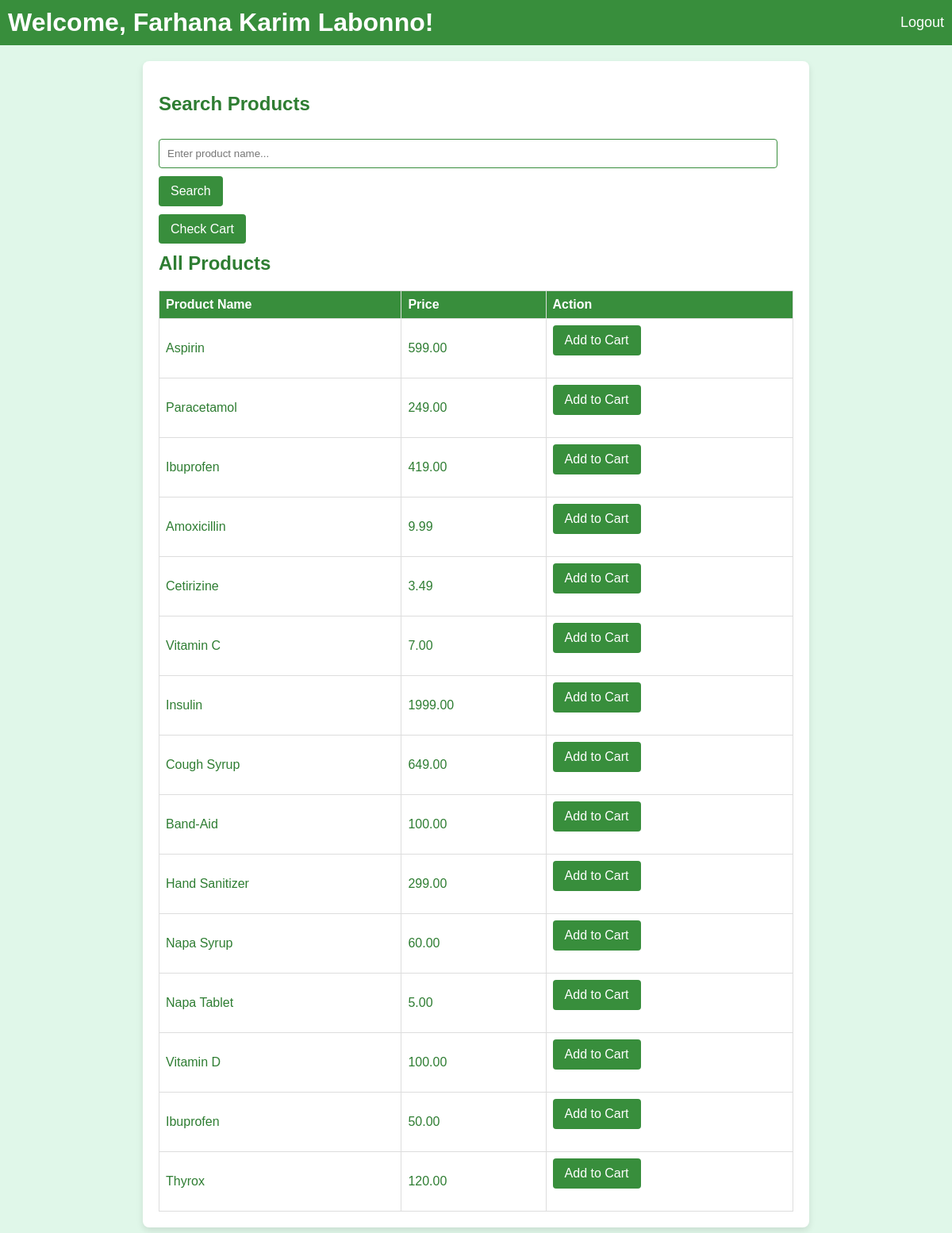
/pharmacy_system/user/user_dashboard.php (signed in), run on the app's committed database.
### tables this page shows
CREATE TABLE `products` (
  `product_id` int(11) NOT NULL,
  `product_name` varchar(255) NOT NULL,
  `price` decimal(10,2) NOT NULL
);

### pharmacy_system/user/user_dashboard.php (the view, shortened to what this page needs)
<?php
include '../db.php';
$all_products = [];
$sql = "SELECT product_name, price FROM products";
$result = $conn->query($sql);
if ($result->num_rows > 0) {
    while ($row = $result->fetch_assoc()) {
        $all_products[] = $row;
    }
}
?>
<!DOCTYPE html>
<html lang="en">
<head>
</head>
<body>
    <header>
        <h1>Welcome, <?php echo htmlspecialchars($_SESSION['username']); ?>!</h1>
        <a href="logout.php">Logout</a>
    </header>
    <main>
        <h2>Search Products</h2>
        <form action="user_dashboard.php" method="POST">
            <input type="search" name="search_query" placeholder="Enter product name..." required>
            <button type="submit" name="search">Search</button>
        </form>
        <a href="user_add_to_cart.php" style="text-decoration: none; background-color: #388e3c; color: white; padding: 10px 15px; border-radius: 4px;">Check Cart</a>
        <h2>All Products</h2>
        <table>
            <thead>
                <tr>
                    <th>Product Name</th>
                    <th>Price</th>
                    <th>Action</th>
                </tr>
            </thead>
            <tbody>
                <?php foreach ($all_products as $product): ?>
                    <tr>
                        <td><?php echo htmlspecialchars($product['product_name']); ?></td>
                        <td><?php echo htmlspecialchars($product['price']); ?></td>
                        <td>
                            <form action="user_dashboard.php" method="POST">
                                <button type="submit" name="add_to_cart">Add to Cart</button>
                            </form>
                        </td>
                    </tr>
                <?php endforeach; ?>
            </tbody>
        </table>
    </main>
</body>
</html>

### pharmacy_system/user/user_dashboard.php (style rules this page uses)
body { font-family: Arial, sans-serif; background-color: #e0f7e9; color: #2e7d32; margin: 0; padding: 0; }
header { background-color: #388e3c; color: white; padding: 10px; display: flex; justify-content: space-between; align-items: center; }
header h1 { margin: 0; }
header a { color: white; text-decoration: none; font-size: 18px; }
main { max-width: 800px; margin: 20px auto; padding: 20px; background-color: white; border-radius: 8px; box-shadow: 0 4px 8px rgba(0, 0, 0, 0.1); }
form { margin-bottom: 20px; }
input[type="text"], input[type="search"] { width: calc(100% - 20px); padding: 10px; margin: 10px 0; border: 1px solid #388e3c; border-radius: 4px; }
button { background-color: #388e3c; color: white; padding: 10px 15px; border: none; border-radius: 4px; font-size: 16px; }
table { width: 100%; border-collapse: collapse; margin-top: 20px; }
th, td { border: 1px solid #ddd; padding: 8px; text-align: left; }
th { background-color: #388e3c; color: white; }

### data on the page
products: product_name "Aspirin", price "599.00"
products: product_name "Paracetamol", price "249.00"
products: product_name "Ibuprofen", price "419.00"
products: product_name "Amoxicillin", price "9.99"
products: product_name "Cetirizine", price "3.49"
products: product_name "Vitamin C", price "7.00"
products: product_name "Insulin", price "1999.00"
products: product_name "Cough Syrup", price "649.00"
products: product_name "Band-Aid", price "100.00"
products: product_name "Hand Sanitizer", price "299.00"
products: product_name "Napa Syrup", price "60.00"
products: product_name "Napa Tablet", price "5.00"
products: product_name "Vitamin D", price "100.00"
products: product_name "Ibuprofen", price "50.00"
products: product_name "Thyrox", price "120.00"

### other printed values
$_SESSION['username'] "Farhana Karim Labonno"
